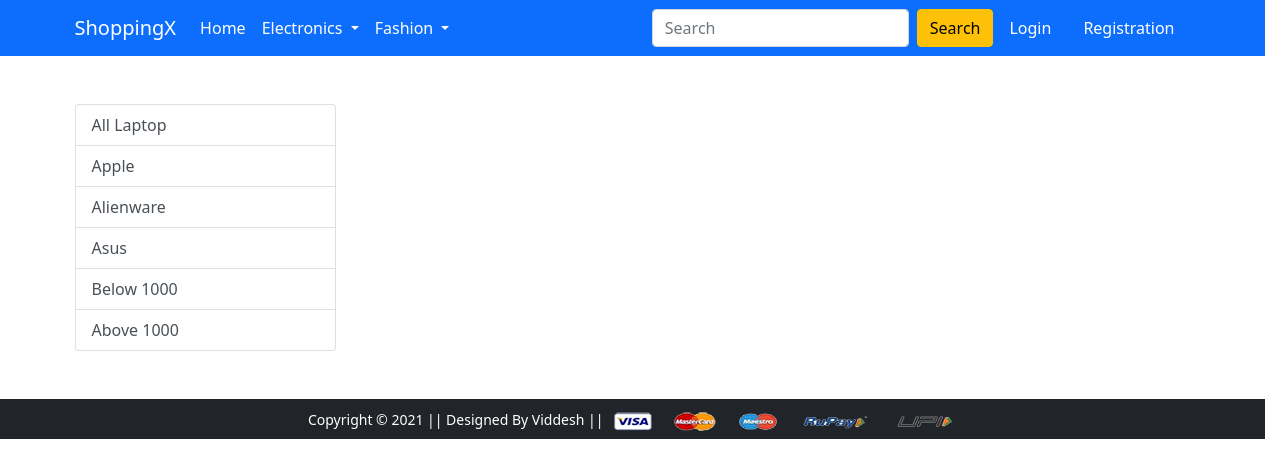
Before: /laptop/ with the older database file.
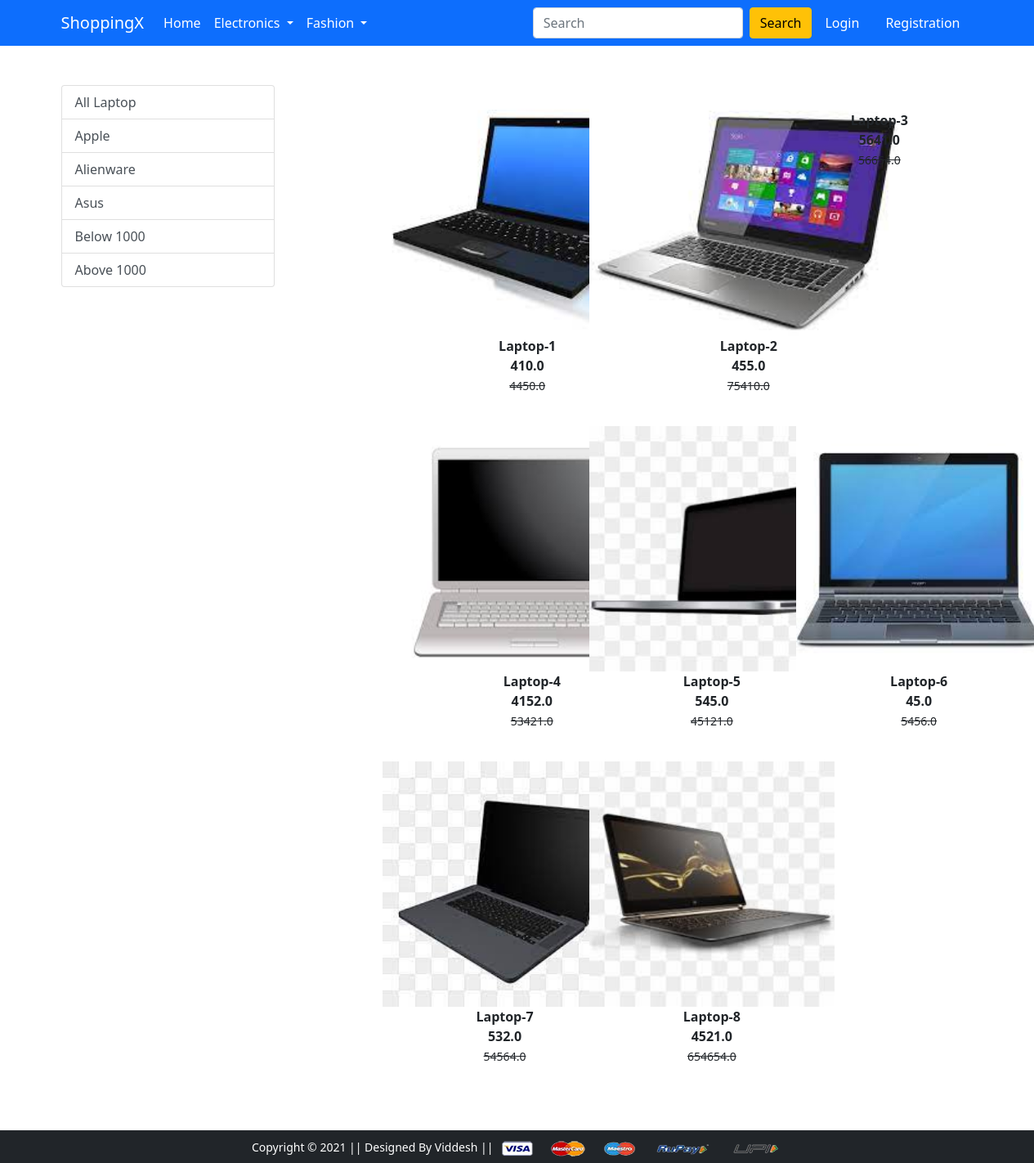
After: the same page with the newer database file.
### app/models.py (models this page shows, shortened)
class Product(models.Model):
    title = models.CharField(max_length=100)
    selling_price = models.FloatField()
    discounted_price = models.FloatField()
    description = models.TextField()
    brand = models.CharField(max_length=100)
    category = models.CharField(choices=CATEGORY_CHOICES, max_length=2)
    product_image = models.ImageField(upload_to='productimg')

### app/views.py (the view)
# urls.py: path('laptop/', views.laptop, name='laptop'),
def laptop(request, data=None):
    if data == None:
        laptop = Product.objects.filter(category='L')
    elif data == 'Apple' or data == 'Alienware' or data == 'Asus':
        laptop = Product.objects.filter(category='L').filter(brand = data)
    elif data == 'Below':
        laptop = Product.objects.filter(category='L').filter(discounted_price__lt = 1000)
    elif data == 'Above':
        laptop = Product.objects.filter(category='L').filter(discounted_price__gt = 1000)
    return render(request, 'app/laptop.html', {'laptop': laptop})

### app/templates/app/laptop.html (shortened to what this page needs)
{% extends 'app/base.html' %}
{% load static %}
{% block main-content %}
<div class="container my-5">
 <div class="row">
  <div class="col-sm-3">
        <div class="list-group">
            <a href="{% url 'laptop' %}" class="list-group-item list-group-item-action" aria-current="true">
                All Laptop
            </a>
            <a href="{% url 'laptopdata' 'Apple' %}" class="list-group-item list-group-item-action" aria-current="true">Apple</a>
            <a href="{% url 'laptopdata' 'Alienware' %}" class="list-group-item list-group-item-action">Alienware</a>
            <a href="{% url 'laptopdata' 'Asus' %}" class="list-group-item list-group-item-action">Asus</a>
            <a href="{% url 'laptopdata' 'Below' %}" class="list-group-item list-group-item-action">Below 1000</a>
            <a href="{% url 'laptopdata' 'Above' %}" class="list-group-item list-group-item-action">Above 1000</a>
        </div>
  </div>
  <div class="col-sm-8 offset-sm-1">
        <div class="row">
            {% for product in laptop %}
            <div class="col-sm-4 text-center mb-4">
                <a href="{% url 'product-detail' product.id %}" class="btn">
                    <div class="item">
                        <img src="{{product.product_image.url}}" alt="" height="300" class="">
                        <div class="fw-bold">{{product.title}}</div>
                        <div class="fw-bold">{{product.discounted_price}}</div>
                        <small class="fw-light text-decoration-line-through">{{product.selling_price}}</small>
                    </div>
                </a>
            </div>
            {% endfor %}
        </div>
  </div>
 </div>
</div>
{% endblock main-content %}

### app/templates/app/base.html (shortened to what this page needs)
<!doctype html>
{% load static %}
<html lang="en">
  <head>
    <link href="https://cdn.jsdelivr.net/npm/bootstrap@5.0.0-beta1/dist/css/bootstrap.min.css" rel="stylesheet">
    <link rel="stylesheet" href="{% static 'app/css/owl.carousel.min.css' %}">
    <link rel="stylesheet" href="{% static 'app/css/all.min.css' %}">
    <link rel="stylesheet" href="{% static 'app/css/style.css' %}">
  </head>
  <body>
    <nav class="navbar navbar-expand-lg navbar-dark bg-primary">
     <div class="container">
       <a class="navbar-brand" href="/">ShoppingX</a>
       <div class="collapse navbar-collapse" id="navbarSupportedContent">
         <ul class="navbar-nav me-auto mb-2 mb-lg-0">
           <li class="nav-item">
             <a class="nav-link active" aria-current="page" href="/">Home</a>
           </li>
           <li class="nav-item dropdown">
             <a class="nav-link dropdown-toggle text-white" href="#" id="electronicsDropdown" role="button" data-bs-toggle="dropdown" aria-expanded="false">
               Electronics
             </a>
           </li>
           <li class="nav-item dropdown">
             <a class="nav-link dropdown-toggle text-white" href="#" id="fashionDropdown" role="button" data-bs-toggle="dropdown" aria-expanded="false">
               Fashion
             </a>
           </li>
         </ul>
         <form class="d-flex">
           <input class="form-control me-2" type="search" placeholder="Search" aria-label="Search">
           <button class="btn btn-warning" type="submit">Search</button>
         </form>
         <div>
          <ul class="navbar-nav me-auto mb-2 mb-lg-0">
          {% if request.user.is_authenticated %}
           <li class="nav-item dropdown mx-2">
              <a class="nav-link dropdown-toggle text-white" href="#" id="profileDropdown" role="button" data-bs-toggle="dropdown" aria-expanded="false">
                {{request.user.username|capfirst}}
              </a>
              <ul class="dropdown-menu" aria-labelledby="profileDropdown">
                <li><a class="dropdown-item" href="{% url 'profile' %}">Profile</a></li>
                <li><a class="dropdown-item" href="{% url 'orders' %}">Orders</a></li>
                <li><a class="dropdown-item" href="{% url 'passwordchange' %}">Change Password</a></li>
                <li><a class="dropdown-item" href="{% url 'logout' %}">Logout</a></li>
              </ul>
            </li>
            <li class="nav-item mx-2">
             <a href="{% url 'showcart' %}" class="nav-link text-white"><span class="badge bg-danger">{{totalitem}}</span> Cart </a>
            </li>
            {% else %}
            <li class="nav-item mx-2">
             <a href="{% url 'login' %}" class="nav-link text-white">Login</a>
            </li>
            <li class="nav-item mx-2">
             <a href="{% url 'customerregistration' %}" class="nav-link text-white">Registration</a>
            </li>
            {% endif %}
          </ul>
         </div>
       </div>
     </div>
    </nav>
    {% block main-content %} {% endblock main-content %}
    <footer class="container-fluid bg-dark text-center p-2 mt-5">
        <small class="text-white">Copyright &copy; 2021 || Designed By Viddesh || </small>
        <img src="{% static 'app/images/payment.png' %}" alt="" srcset="" class="img-fluid" height="2px">
    </footer>
  </body>
</html>

Changed rows visible on the page:
added Product: product_image (picture), title "Laptop-1", discounted_price "410.0", selling_price "4450.0"
added Product: product_image (picture), title "Laptop-2", discounted_price "455.0", selling_price "75410.0"
added Product: title "Laptop-3", discounted_price "5641.0", selling_price "56654.0"
added Product: product_image (picture), title "Laptop-4", discounted_price "4152.0", selling_price "53421.0"
added Product: product_image (picture), title "Laptop-5", discounted_price "545.0", selling_price "45121.0"
added Product: product_image (picture), title "Laptop-6", discounted_price "45.0", selling_price "5456.0"
added Product: product_image (picture), title "Laptop-7", discounted_price "532.0", selling_price "54564.0"
added Product: product_image (picture), title "Laptop-8", discounted_price "4521.0", selling_price "654654.0"
